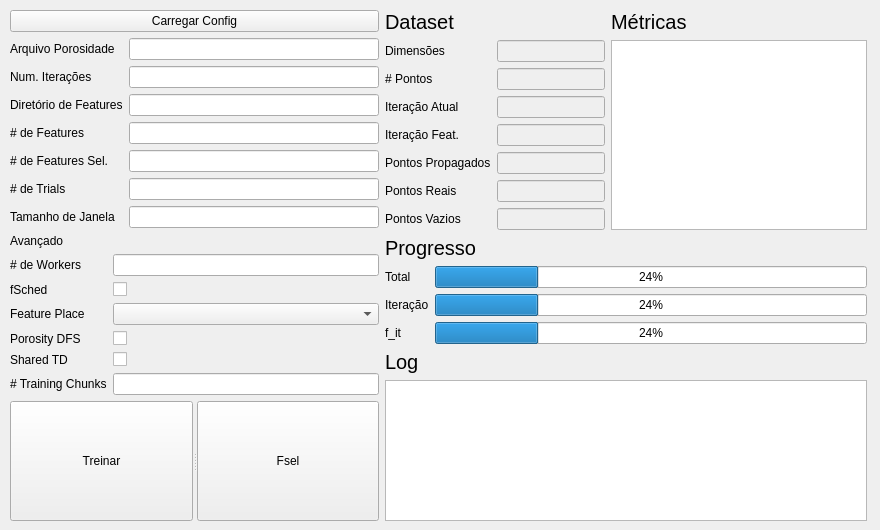
<?xml version="1.0" encoding="UTF-8"?>
<ui version="4.0">
 <class>Train</class>
 <widget class="QWidget" name="Train">
  <property name="geometry">
   <rect>
    <x>0</x>
    <y>0</y>
    <width>880</width>
    <height>530</height>
   </rect>
  </property>
  <property name="windowTitle">
   <string>Form</string>
  </property>
  <widget class="QWidget" name="">
   <property name="geometry">
    <rect>
     <x>10</x>
     <y>10</y>
     <width>857</width>
     <height>511</height>
    </rect>
   </property>
   <layout class="QHBoxLayout" name="horizontalLayout_2">
    <item>
     <layout class="QVBoxLayout" name="verticalLayout_3">
      <item>
       <layout class="QVBoxLayout" name="verticalLayout_2">
        <item>
         <widget class="QPushButton" name="pushButton">
          <property name="text">
           <string>Carregar Config</string>
          </property>
         </widget>
        </item>
        <item>
         <layout class="QFormLayout" name="formLayout_3">
          <item row="0" column="0">
           <widget class="QLabel" name="label">
            <property name="text">
             <string>Arquivo Porosidade</string>
            </property>
           </widget>
          </item>
          <item row="0" column="1">
           <widget class="QLineEdit" name="lineEdit_11"/>
          </item>
          <item row="1" column="0">
           <widget class="QLabel" name="label_2">
            <property name="text">
             <string>Num. Iterações</string>
            </property>
           </widget>
          </item>
          <item row="1" column="1">
           <widget class="QLineEdit" name="lineEdit_10"/>
          </item>
          <item row="2" column="1">
           <widget class="QLineEdit" name="lineEdit"/>
          </item>
          <item row="3" column="0">
           <widget class="QLabel" name="label_4">
            <property name="text">
             <string># de Features</string>
            </property>
           </widget>
          </item>
          <item row="3" column="1">
           <widget class="QLineEdit" name="lineEdit_9"/>
          </item>
          <item row="4" column="0">
           <widget class="QLabel" name="label_5">
            <property name="text">
             <string># de Features Sel.</string>
            </property>
           </widget>
          </item>
          <item row="4" column="1">
           <widget class="QLineEdit" name="lineEdit_8"/>
          </item>
          <item row="5" column="0">
           <widget class="QLabel" name="label_6">
            <property name="text">
             <string># de Trials</string>
            </property>
           </widget>
          </item>
          <item row="5" column="1">
           <widget class="QLineEdit" name="lineEdit_7"/>
          </item>
          <item row="6" column="0">
           <widget class="QLabel" name="label_7">
            <property name="text">
             <string>Tamanho de Janela</string>
            </property>
           </widget>
          </item>
          <item row="6" column="1">
           <widget class="QLineEdit" name="lineEdit_6"/>
          </item>
          <item row="2" column="0">
           <widget class="QLabel" name="label_3">
            <property name="text">
             <string>Diretório de Features</string>
            </property>
           </widget>
          </item>
         </layout>
        </item>
       </layout>
      </item>
      <item>
       <layout class="QVBoxLayout" name="verticalLayout">
        <item>
         <widget class="QLabel" name="label_8">
          <property name="text">
           <string>Avançado</string>
          </property>
         </widget>
        </item>
        <item>
         <layout class="QFormLayout" name="formLayout">
          <property name="fieldGrowthPolicy">
           <enum>QFormLayout::AllNonFixedFieldsGrow</enum>
          </property>
          <property name="rowWrapPolicy">
           <enum>QFormLayout::DontWrapRows</enum>
          </property>
          <property name="labelAlignment">
           <set>Qt::AlignLeading|Qt::AlignLeft|Qt::AlignVCenter</set>
          </property>
          <property name="formAlignment">
           <set>Qt::AlignCenter</set>
          </property>
          <item row="0" column="0">
           <widget class="QLabel" name="label_9">
            <property name="text">
             <string># de Workers</string>
            </property>
           </widget>
          </item>
          <item row="0" column="1">
           <widget class="QLineEdit" name="lineEdit_2"/>
          </item>
          <item row="1" column="0">
           <widget class="QLabel" name="label_10">
            <property name="text">
             <string>fSched</string>
            </property>
           </widget>
          </item>
          <item row="1" column="1">
           <widget class="QCheckBox" name="checkBox">
            <property name="text">
             <string/>
            </property>
           </widget>
          </item>
          <item row="2" column="0">
           <widget class="QLabel" name="label_11">
            <property name="text">
             <string>Feature Place</string>
            </property>
           </widget>
          </item>
          <item row="2" column="1">
           <widget class="QComboBox" name="comboBox"/>
          </item>
          <item row="3" column="0">
           <widget class="QLabel" name="label_14">
            <property name="text">
             <string>Porosity DFS</string>
            </property>
           </widget>
          </item>
          <item row="3" column="1">
           <widget class="QCheckBox" name="checkBox_2">
            <property name="text">
             <string/>
            </property>
           </widget>
          </item>
          <item row="4" column="0">
           <widget class="QLabel" name="label_13">
            <property name="text">
             <string>Shared TD</string>
            </property>
           </widget>
          </item>
          <item row="4" column="1">
           <widget class="QCheckBox" name="checkBox_3">
            <property name="text">
             <string/>
            </property>
           </widget>
          </item>
          <item row="5" column="0">
           <widget class="QLabel" name="label_12">
            <property name="text">
             <string># Training Chunks</string>
            </property>
           </widget>
          </item>
          <item row="5" column="1">
           <widget class="QLineEdit" name="lineEdit_4"/>
          </item>
         </layout>
        </item>
       </layout>
      </item>
      <item>
       <widget class="QSplitter" name="splitter">
        <property name="orientation">
         <enum>Qt::Horizontal</enum>
        </property>
        <widget class="QPushButton" name="pushButton_2">
         <property name="enabled">
          <bool>true</bool>
         </property>
         <property name="text">
          <string>Treinar</string>
         </property>
        </widget>
        <widget class="QPushButton" name="pushButton_3">
         <property name="enabled">
          <bool>true</bool>
         </property>
         <property name="text">
          <string>Fsel</string>
         </property>
        </widget>
       </widget>
      </item>
     </layout>
    </item>
    <item>
     <layout class="QVBoxLayout" name="verticalLayout_8">
      <item>
       <layout class="QHBoxLayout" name="horizontalLayout">
        <item>
         <layout class="QVBoxLayout" name="verticalLayout_5">
          <item>
           <widget class="QLabel" name="label_15">
            <property name="font">
             <font>
              <pointsize>15</pointsize>
             </font>
            </property>
            <property name="text">
             <string>Dataset</string>
            </property>
           </widget>
          </item>
          <item>
           <layout class="QFormLayout" name="formLayout_2">
            <item row="0" column="0">
             <widget class="QLabel" name="label_16">
              <property name="text">
               <string>Dimensões</string>
              </property>
             </widget>
            </item>
            <item row="0" column="1">
             <widget class="QLineEdit" name="lineEdit_3">
              <property name="enabled">
               <bool>false</bool>
              </property>
             </widget>
            </item>
            <item row="1" column="0">
             <widget class="QLabel" name="label_17">
              <property name="text">
               <string># Pontos</string>
              </property>
             </widget>
            </item>
            <item row="1" column="1">
             <widget class="QLineEdit" name="lineEdit_5">
              <property name="enabled">
               <bool>false</bool>
              </property>
             </widget>
            </item>
            <item row="2" column="0">
             <widget class="QLabel" name="label_18">
              <property name="text">
               <string>Iteração Atual</string>
              </property>
             </widget>
            </item>
            <item row="2" column="1">
             <widget class="QLineEdit" name="lineEdit_12">
              <property name="enabled">
               <bool>false</bool>
              </property>
             </widget>
            </item>
            <item row="3" column="0">
             <widget class="QLabel" name="label_19">
              <property name="text">
               <string>Iteração Feat.</string>
              </property>
             </widget>
            </item>
            <item row="3" column="1">
             <widget class="QLineEdit" name="lineEdit_13">
              <property name="enabled">
               <bool>false</bool>
              </property>
             </widget>
            </item>
            <item row="4" column="0">
             <widget class="QLabel" name="label_20">
              <property name="text">
               <string>Pontos Propagados</string>
              </property>
             </widget>
            </item>
            <item row="4" column="1">
             <widget class="QLineEdit" name="lineEdit_14">
              <property name="enabled">
               <bool>false</bool>
              </property>
             </widget>
            </item>
            <item row="5" column="0">
             <widget class="QLabel" name="label_21">
              <property name="text">
               <string>Pontos Reais</string>
              </property>
             </widget>
            </item>
            <item row="5" column="1">
             <widget class="QLineEdit" name="lineEdit_15">
              <property name="enabled">
               <bool>false</bool>
              </property>
             </widget>
            </item>
            <item row="6" column="0">
             <widget class="QLabel" name="label_22">
              <property name="text">
               <string>Pontos Vazios</string>
              </property>
             </widget>
            </item>
            <item row="6" column="1">
             <widget class="QLineEdit" name="lineEdit_16">
              <property name="enabled">
               <bool>false</bool>
              </property>
             </widget>
            </item>
           </layout>
          </item>
         </layout>
        </item>
        <item>
         <layout class="QVBoxLayout" name="verticalLayout_6">
          <item>
           <widget class="QLabel" name="label_23">
            <property name="font">
             <font>
              <pointsize>15</pointsize>
             </font>
            </property>
            <property name="text">
             <string>Métricas</string>
            </property>
           </widget>
          </item>
          <item>
           <widget class="QGraphicsView" name="graphicsView"/>
          </item>
         </layout>
        </item>
       </layout>
      </item>
      <item>
       <layout class="QVBoxLayout" name="verticalLayout_4">
        <item>
         <widget class="QLabel" name="label_24">
          <property name="font">
           <font>
            <pointsize>15</pointsize>
           </font>
          </property>
          <property name="text">
           <string>Progresso</string>
          </property>
         </widget>
        </item>
        <item>
         <layout class="QFormLayout" name="formLayout_4">
          <item row="0" column="0">
           <widget class="QLabel" name="label_25">
            <property name="text">
             <string>Total</string>
            </property>
           </widget>
          </item>
          <item row="0" column="1">
           <widget class="QProgressBar" name="progressBar">
            <property name="value">
             <number>24</number>
            </property>
           </widget>
          </item>
          <item row="1" column="0">
           <widget class="QLabel" name="label_26">
            <property name="text">
             <string>Iteração</string>
            </property>
           </widget>
          </item>
          <item row="1" column="1">
           <widget class="QProgressBar" name="progressBar_2">
            <property name="value">
             <number>24</number>
            </property>
           </widget>
          </item>
          <item row="2" column="0">
           <widget class="QLabel" name="label_27">
            <property name="text">
             <string>f_it</string>
            </property>
           </widget>
          </item>
          <item row="2" column="1">
           <widget class="QProgressBar" name="progressBar_3">
            <property name="value">
             <number>24</number>
            </property>
           </widget>
          </item>
         </layout>
        </item>
       </layout>
      </item>
      <item>
       <layout class="QVBoxLayout" name="verticalLayout_7">
        <item>
         <widget class="QLabel" name="label_28">
          <property name="font">
           <font>
            <pointsize>15</pointsize>
           </font>
          </property>
          <property name="text">
           <string>Log</string>
          </property>
         </widget>
        </item>
        <item>
         <widget class="QPlainTextEdit" name="plainTextEdit"/>
        </item>
       </layout>
      </item>
     </layout>
    </item>
   </layout>
  </widget>
 </widget>
 <resources/>
 <connections/>
</ui>
